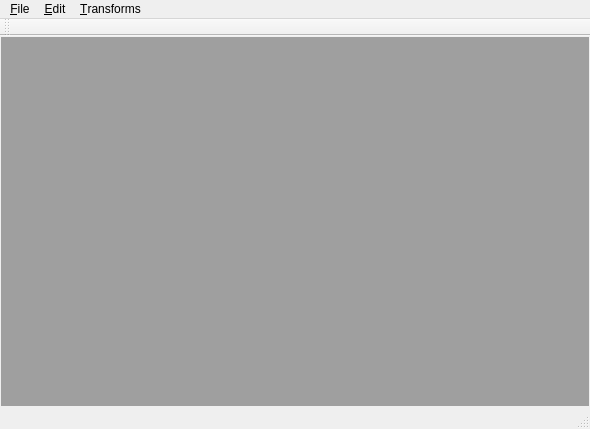
<?xml version="1.0" encoding="UTF-8"?>
<ui version="4.0">
 <class>MainWindow</class>
 <widget class="QMainWindow" name="MainWindow">
  <property name="geometry">
   <rect>
    <x>0</x>
    <y>0</y>
    <width>590</width>
    <height>429</height>
   </rect>
  </property>
  <property name="windowTitle">
   <string>Image Analysis</string>
  </property>
  <widget class="QWidget" name="centralwidget">
   <layout class="QVBoxLayout" name="verticalLayout">
    <property name="leftMargin">
     <number>1</number>
    </property>
    <property name="topMargin">
     <number>1</number>
    </property>
    <property name="rightMargin">
     <number>1</number>
    </property>
    <property name="bottomMargin">
     <number>1</number>
    </property>
    <item>
     <widget class="QMdiArea" name="mdiArea"/>
    </item>
   </layout>
  </widget>
  <widget class="QMenuBar" name="menubar">
   <property name="geometry">
    <rect>
     <x>0</x>
     <y>0</y>
     <width>590</width>
     <height>23</height>
    </rect>
   </property>
   <widget class="QMenu" name="menu_File">
    <property name="title">
     <string>&amp;File</string>
    </property>
    <addaction name="action_Open"/>
    <addaction name="action_Save"/>
    <addaction name="action_Save_As"/>
    <addaction name="separator"/>
    <addaction name="action_Exit"/>
   </widget>
   <widget class="QMenu" name="menu_Edit">
    <property name="title">
     <string>&amp;Edit</string>
    </property>
    <addaction name="actionDuplicate"/>
   </widget>
   <widget class="QMenu" name="menu_Transforms">
    <property name="title">
     <string>&amp;Transforms</string>
    </property>
    <widget class="QMenu" name="menuConvolution">
     <property name="title">
      <string>&amp;Convolution</string>
     </property>
     <addaction name="separator"/>
     <addaction name="separator"/>
     <addaction name="actionNew_Mask"/>
     <addaction name="actionApply_Convolution"/>
    </widget>
    <widget class="QMenu" name="menuOperations">
     <property name="title">
      <string>&amp;Operations</string>
     </property>
     <addaction name="separator"/>
     <addaction name="actionFirstIm"/>
     <addaction name="actionOpSum"/>
     <addaction name="actionOpDiff"/>
     <addaction name="actionOpMin"/>
     <addaction name="actionOpMax"/>
     <addaction name="actionOpComplement"/>
     <addaction name="actionOpProduct"/>
    </widget>
    <widget class="QMenu" name="menuOt_su">
     <property name="title">
      <string>Ot&amp;su</string>
     </property>
     <addaction name="separator"/>
     <addaction name="separator"/>
     <addaction name="separator"/>
     <addaction name="actionNormal"/>
     <addaction name="actionValue"/>
    </widget>
    <widget class="QMenu" name="menuLabeling">
     <property name="title">
      <string>Labeling</string>
     </property>
     <addaction name="separator"/>
     <addaction name="actionLabelingNormal"/>
     <addaction name="actionLabelingValue"/>
    </widget>
    <addaction name="action_Grayscale"/>
    <addaction name="actionNew_Histogram"/>
    <addaction name="menuConvolution"/>
    <addaction name="menuOperations"/>
    <addaction name="menuOt_su"/>
    <addaction name="separator"/>
    <addaction name="actionHistogram"/>
    <addaction name="menuLabeling"/>
   </widget>
   <addaction name="menu_File"/>
   <addaction name="menu_Edit"/>
   <addaction name="menu_Transforms"/>
  </widget>
  <widget class="QStatusBar" name="statusbar"/>
  <widget class="QToolBar" name="toolBar">
   <property name="windowTitle">
    <string>toolBar</string>
   </property>
   <attribute name="toolBarArea">
    <enum>TopToolBarArea</enum>
   </attribute>
   <attribute name="toolBarBreak">
    <bool>false</bool>
   </attribute>
  </widget>
  <action name="action_Open">
   <property name="text">
    <string>&amp;Open</string>
   </property>
   <property name="shortcutContext">
    <enum>Qt::WindowShortcut</enum>
   </property>
  </action>
  <action name="action_Save">
   <property name="text">
    <string>&amp;Save</string>
   </property>
  </action>
  <action name="action_Save_As">
   <property name="text">
    <string>S&amp;ave As..</string>
   </property>
  </action>
  <action name="action_Exit">
   <property name="text">
    <string>&amp;Exit</string>
   </property>
  </action>
  <action name="actionDuplicate">
   <property name="text">
    <string>&amp;Duplicate</string>
   </property>
  </action>
  <action name="action_Grayscale">
   <property name="text">
    <string>&amp;Grayscale</string>
   </property>
  </action>
  <action name="actionNew_Histogram">
   <property name="text">
    <string>&amp;New Histogram</string>
   </property>
  </action>
  <action name="actionNew_Mask">
   <property name="text">
    <string>&amp;New Mask</string>
   </property>
  </action>
  <action name="actionApply_Convolution">
   <property name="text">
    <string>&amp;Apply Convolution</string>
   </property>
  </action>
  <action name="actionOperations">
   <property name="text">
    <string>Operations</string>
   </property>
  </action>
  <action name="actionMin">
   <property name="text">
    <string>&amp;firstMin</string>
   </property>
  </action>
  <action name="actionMax">
   <property name="text">
    <string>f&amp;irstMax</string>
   </property>
  </action>
  <action name="actionSum">
   <property name="text">
    <string>&amp;Sum</string>
   </property>
  </action>
  <action name="actionDiff">
   <property name="text">
    <string>&amp;Diff</string>
   </property>
  </action>
  <action name="actionComplement">
   <property name="text">
    <string>&amp;Complement</string>
   </property>
  </action>
  <action name="actionProduct">
   <property name="text">
    <string>&amp;Product</string>
   </property>
  </action>
  <action name="actionOpSum">
   <property name="text">
    <string>&amp;opSum</string>
   </property>
  </action>
  <action name="actionOpDiff">
   <property name="text">
    <string>o&amp;pDiff</string>
   </property>
  </action>
  <action name="actionOpMin">
   <property name="text">
    <string>op&amp;Min</string>
   </property>
  </action>
  <action name="actionOpMax">
   <property name="text">
    <string>opMa&amp;x</string>
   </property>
  </action>
  <action name="actionOpComplement">
   <property name="text">
    <string>opComp&amp;lement</string>
   </property>
  </action>
  <action name="actionOpProduct">
   <property name="text">
    <string>opP&amp;roduct</string>
   </property>
  </action>
  <action name="actionFirstIm">
   <property name="text">
    <string>&amp;firstIm</string>
   </property>
  </action>
  <action name="actionHistogram">
   <property name="text">
    <string>&amp;Histogram</string>
   </property>
  </action>
  <action name="actionNormal">
   <property name="text">
    <string>Normal</string>
   </property>
  </action>
  <action name="actionValue">
   <property name="text">
    <string>Value</string>
   </property>
  </action>
  <action name="actionLabelingNormal">
   <property name="text">
    <string>Normal</string>
   </property>
  </action>
  <action name="actionLabelingValue">
   <property name="text">
    <string>Value</string>
   </property>
  </action>
 </widget>
 <resources/>
 <connections/>
</ui>
